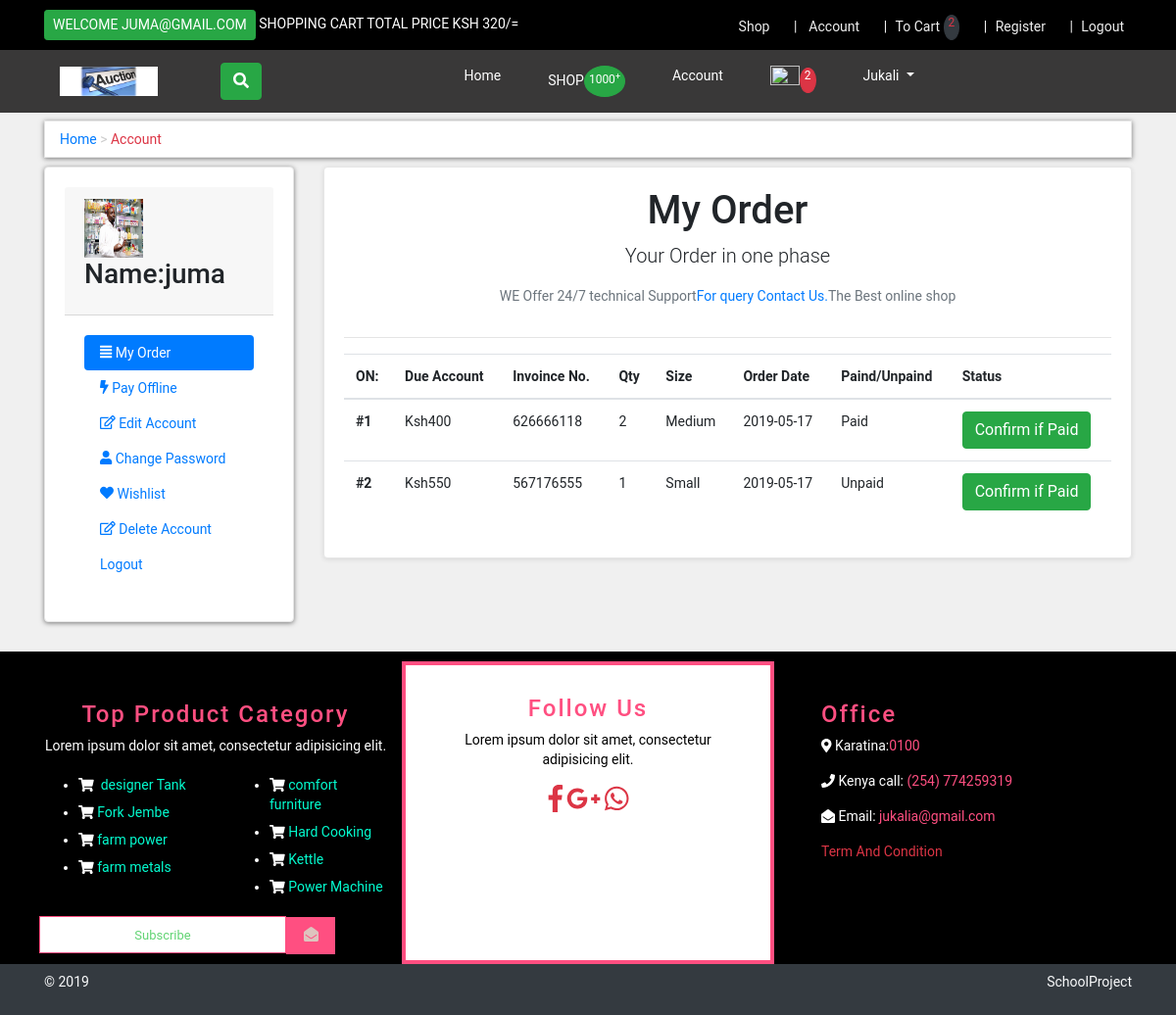
The page /customer/my_account.php?my_orders (signed in) on the database its author committed.
### tables this page shows
CREATE TABLE `customers` (
  `customer_id` int(11) NOT NULL,
  `customer_name` varchar(255) NOT NULL,
  `customer_email` varchar(255) NOT NULL,
  `customer_pass` varchar(255) NOT NULL,
  `customer_county` varchar(255) NOT NULL,
  `customer_city` varchar(255) NOT NULL,
  `customer_contact` varchar(255) NOT NULL,
  `customer_address` varchar(255) NOT NULL,
  `customer_image` varchar(255) NOT NULL,
  `customer_ip` varchar(255) NOT NULL,
  `customer_confirm_code` text NOT NULL
);

CREATE TABLE `customer_orders` (
  `order_id` int(11) NOT NULL,
  `customer_id` int(11) NOT NULL,
  `due_amount` int(255) NOT NULL,
  `invoice_no` int(255) NOT NULL,
  `qty` int(11) NOT NULL,
  `size` text NOT NULL,
  `order_date` timestamp NOT NULL DEFAULT CURRENT_TIMESTAMP ON UPDATE CURRENT_TIMESTAMP,
  `order_status` text NOT NULL
);

CREATE TABLE `product_categories` (
  `p_cat_id` int(11) NOT NULL,
  `p_cat_title` text NOT NULL,
  `p_cat_top` text NOT NULL,
  `p_cat_image` text NOT NULL
);

### customer/my_orders.php (the view)
<div class="text-center">
	<h1>My Order</h1>
	<p class="lead">Your Order in one phase</p>
	<p class="text-muted">WE Offer 24/7 technical Support<a href="../contact.php">For query Contact Us.</a>The Best online shop</p>
</div>
<hr>
<div class="table-responsive">
	<table class="table table-borderd table-hover">
		<thead>
			<tr>
				<th>ON:</th>
				<th>Due Account</th>
				<th>Invoince No.</th>
				<th>Qty</th>
				<th>Size</th>
				<th>Order Date</th>
				<th>Paind/Unpaind</th>
				<th>Status</th>
			</tr>
		</thead>
		<tbody>
			<?php
       $customer_session = $_SESSION['customer_email'];
       $get_customer = "select * from customers where customer_email='$customer_session'";
       $run_customer = mysqli_query($con,$get_customer);
       $row_customer = mysqli_fetch_array($run_customer);
       $customer_id=$row_customer['customer_id'];
       $get_orders = "select * from customer_orders where customer_id='$customer_id'";
       $run_orders = mysqli_query($con,$get_orders);
       $i =0;
       while ($row_orders = mysqli_fetch_array($run_orders)) {
       $order_id = $row_orders['order_id'];
       $due_amount = $row_orders['due_amount'];
       $invoice_no = $row_orders['invoice_no'];
       $qty= $row_orders['qty'];
       $size = $row_orders['size'];
       $order_date =substr($row_orders['order_date'],0,11);
       $order_status = $row_orders['order_status'];
       $i++;
       if ($order_status=='Pending') {
       	$order_status="Unpaid";
       }else{
       	$order_status = "Paid";
       }
			?>
			<tr>
				<th>#<?php echo $i;?></th>
				<td>Ksh<?php echo $due_amount;?></td>
				<td><?php echo $invoice_no;?></td>
				<td><?php echo $qty;?></td>
				<td><?php echo $size;?></td>
				<td><?php echo $order_date;?></td>
				<td><?php echo $order_status;?></td>
				<td>
					<a href="confirm.php?order_id=<?php echo $order_id?>" target="blank" class="btn btn-success"> Confirm if Paid</a>
				</td>
			</tr>
			<?php } ?>
		</tbody>
	</table>
</div>

### customer/include/sidebar.php
<div class="card sidebar-menu">
	<div class="card-header">			<?php
      $customer_session = $_SESSION['customer_email'];
      $get_customer = "select * from customers where customer_email='$customer_session'";
      $run_customer = mysqli_query($con,$get_customer);
      $row_customer = mysqli_fetch_array($run_customer);
      $customer_image = $row_customer['customer_image'];
      $customer_name = $row_customer['customer_name'];
      if (!isset($_SESSION['customer_email'])) {
      }else{?>
<img class="img-fluid" src="customer_image/<?php echo $customer_image;?>" alt="customer profile" style="height: 60px; width: 60px;">
 <br>
<h3 class="card-title">Name:<?php echo $customer_name; ?></h3>
    <?php  }
			?>
	</div>
	<div class="card-body">
		<ul class="nav nav-pills flex-column">
		<li class="nav-item">
			<a class="nav-link <?php if(isset($_GET['my_orders'])){echo 'active';}?> " href="my_account.php?my_orders"><i class="fas fa-align-justify"></i> My Order</a>
		</li>
		<li class=" nav-item">
			<a class="nav-link <?php if(isset($_GET['pay_offline'])){echo ' active '; }?>" href="my_account.php?pay_offline"> <i class="fa fa-bolt"></i> Pay Offline</a>
		</li>
			<li class=" nav-item">
			<a class="nav-link <?php if(isset($_GET['edit_account'])){echo ' active '; }?>" href="my_account.php?edit_account"> <i class="far fa-edit"></i> Edit Account</a>
		</li>
		<li class=" nav-item">
			<a class="nav-link <?php if(isset($_GET['change_pass'])){echo ' active '; }?>" href="my_account.php?change_pass"> <i class="fa fa-user"></i> Change Password</a>
		</li>
		<li class="nav-item">
			<a href="my_account.php?my_wishlist" class="nav-link <?php if (isset($_GET['my_wishlist'])){ echo 'active';} ?>"><i class="fa fa-heart"></i>&nbsp;Wishlist</a>
		</li>
		<li class=" nav-item">
			<a class="nav-link <?php if(isset($_GET['delete_account'])){echo ' active '; }?>" href="my_account.php?delete_account"> <i class="far fa-edit"></i> Delete Account</a>
		</li>
		<li class=" nav-item">
			<a class="nav-link" href="logout.php">Logout</a>
		</li>
		</ul>
	</div>
</div>

### customer/include/footer.php
<footer id="footer">
	<div class="container">
		<div class="row">
		<div class="col-md-4 three-col">
			<h4>Top Product Category</h4>
			<p>Lorem ipsum dolor sit amet, consectetur adipisicing elit.</p>
			<div class="row">
			<div class="col-md-6">
				<ul>
				<?php
                    $get_p_cats = "SELECT * FROM product_categories LIMIT 0,4";
                    $run_p_cats = mysqli_query($con, $get_p_cats);
                    while ($row_p_cats = mysqli_fetch_array($run_p_cats)) {
                    	$p_cat_id = $row_p_cats['p_cat_id'];
                    	$p_cat_title = $row_p_cats['p_cat_title'];
                    	?>
                    	<li class="py-1"><i class="fa fa-shopping-cart"></i>&nbsp;<a class="footerlink" href="shop.php?p_cat=<?php echo $p_cat_id ?>"><?php echo $p_cat_title ?> </a></li>
                    <?php }?>
				</ul>
		</div>
			<div class="col-md-6 ">
			<ul>
				<?php
                    $get_p_cats = "SELECT * FROM product_categories LIMIT 4,7";
                    $run_p_cats = mysqli_query($con, $get_p_cats);
                    while ($row_p_cats = mysqli_fetch_array($run_p_cats)) {
                    	$p_cat_id = $row_p_cats['p_cat_id'];
                    	$p_cat_title = $row_p_cats['p_cat_title'];
                    	?>
                    	<li class="py-1"><i class="fa fa-shopping-cart"></i>&nbsp;<a class="footerlink" href="shop.php?p_cat=<?php echo $p_cat_id ?>"><?php echo $p_cat_title ?> </a></li>
                    <?php }?>
				</ul></div></div>
			<form action="" method="POST">
				<input type="email" placeholder="Subscribe" class="text-center"><button class="btn1"><i class="fas fa-envelope-open"></i></button>
			</form>
		</div>
		<div class="col-md-4 mid-row">
			<h4>Follow Us</h4>
			<p>Lorem ipsum dolor sit amet, consectetur adipisicing elit.</p>
			<div class="special-icon">
				<a href="#"><i class="fab fa-facebook-f text-danger fa-2x"></i></a>
				<a href="#"><i class="fab fa-google-plus-g text-danger fa-2x"></i></a>
				<a href="#"><i class="fab fa-whatsapp text-danger fa-2x"></i></a>
			</div>
		</div>
		<div class="col-md-4 contact pl-5">
			<h4>Office</h4>
			<p><i class="fas fa-map-marker-alt design"></i>&nbsp;Karatina:<span class="number">0100</span></p>
			<p><i class="fas fa-phone design"></i>&nbsp;Kenya call:<span class="number"> (254) 774259319</span></p>
			<p><i class="fas fa-envelope-open design"></i>&nbsp;Email:<span class="number"><a href="mailto:@jukalia.com" class="infor"> jukalia@gmail.com</a></span></p>
			<p class="text-danger"><a class="text-danger" href="../terms.php">Term And Condition</a></p>
		</div>
	</div>
	</div>
</footer>
<div id="coyright" class="bg-dark text-light py-2">
	<div class="container">
		<div class="row">
			<div class="col-md-6">
				<p class="float-left">&copy; 2019</p>
			</div>
			<div class="col-md-6">
				<p class="float-right">SchoolProject</p>
			</div>
		</div>
	</div>
</div>

### customer/styles/style.css (style rules this page uses)
body { font-family: "Roboto", Helvetica, Arial, sans-serif; font-size: 14px; line-height: 1.42857143; background:#f0f0f0; overflow-x: hidden; }
.card { background:#fff; margin:0 0 30px; border:solid 1px #e6e6e6; box-sizing:border-box; padding:20px; box-shadow:0 1px 5px rgba(0,0,0,0.1); }
footer { background-color: #000; }
.three-col { color:#fff; padding:10px; margin-top: 40px; }
.three-col h4 { letter-spacing:2px ; color:#ff4f81; text-align: center; }
.three-col p { text-align: center; }
.three-col input[type="email"] { width: 70%; height:38px; display:inline-block; background-color:#fff; border:1px solid #ff4f81; outline:none; padding:0.5px; font-size:13px; color:#999999; }
.btn1 { color:#dec4be; font-size:15px; border:1px solid #ff4f81; width:14%; height:38px; text-decoration:none; background-color: #ff4f81; }
.mid-row { border:4px solid #ff4f81; color:#000; padding:30px; text-align: center; background-color: #fff; margin-top: 10px; }
.mid-row h4 { letter-spacing:2px ; color:#ff4f81; }
.contact { color:#fff; padding:10px; padding-left: 10px; margin-top: 40px; }
.contact h4 { letter-spacing:2px ; color:#ff4f81; }
.number { color:#ff4f81; }
.number a { color: #ff4f81; }
.footerlink { text-decoration: none; color: #04FBCF; }
.sidebar-menu { box-sizing: border-box; box-shadow: 0 1px 5px rgba(0,0,0,0.5); }

### rows shown on the page
customers: customer_image (picture), customer_name "juma"
customer_orders: due_amount "400", invoice_no "626666118", qty "2", size "Medium", order_date "2019-05-17", order_status "Paid"
customer_orders: due_amount "550", invoice_no "567176555", qty "1", size "Small", order_date "2019-05-17", order_status "Unpaid"
product_categories: p_cat_title "designer Tank"
product_categories: p_cat_title "Fork Jembe"
product_categories: p_cat_title "farm power"
product_categories: p_cat_title "farm metals"
product_categories: p_cat_title "comfort furniture"
product_categories: p_cat_title "Hard Cooking"
product_categories: p_cat_title "Kettle"
product_categories: p_cat_title "Power Machine"

### other values the page prints
$_SESSION['customer_email'] "JUMA@GMAIL.COM"
$total "320"
$count_items "2 2"
